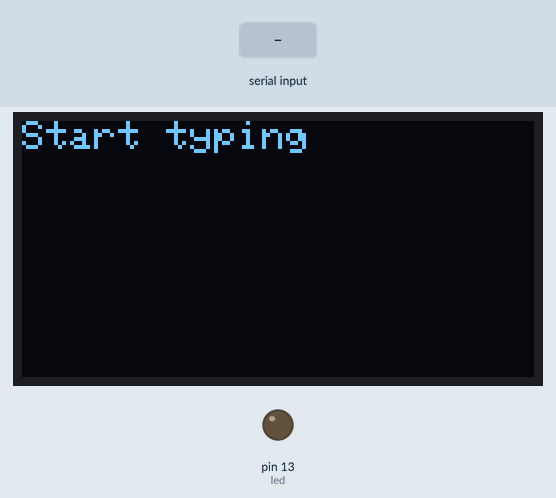
Recording of a sketch running on a simulated Arduino Uno, built with avr-gcc and run on an emulated ATmega328P. Shown: 128×64 one-colour display, output pins drawn as LEDs (lit = HIGH). The test bench sets the inputs (shaded band).

Above: at 1.2 s.
1.3 s: "1" received over Serial
At 3.3 s:
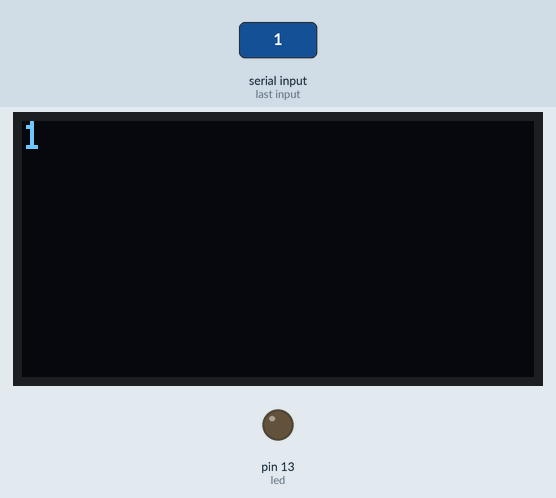
4.3 s: "0" received over Serial
At 5.7 s:
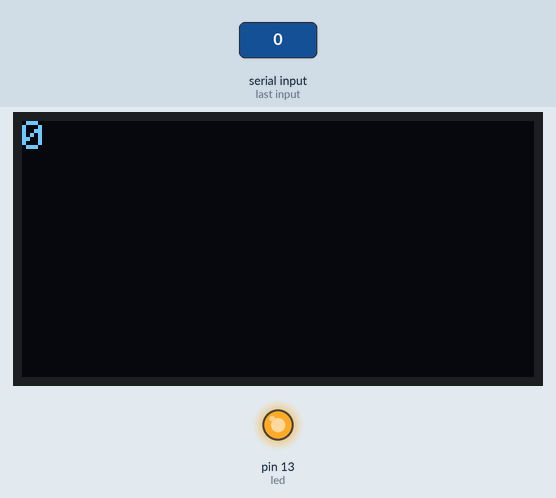
6.8 s: "2" received over Serial
At 8.7 s:
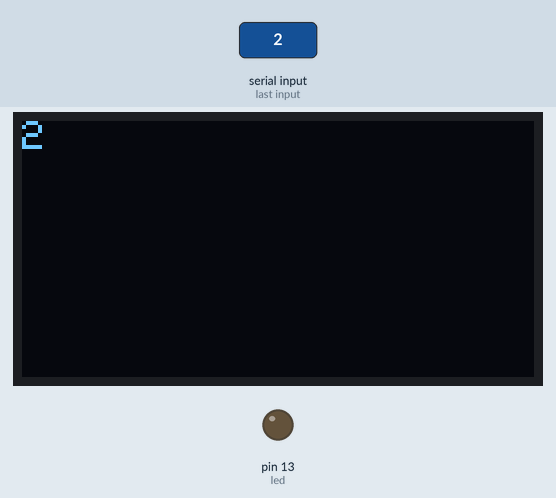
Timing chart, 0 to 10.2 s (numbered marks = the images above; inputs shaded):
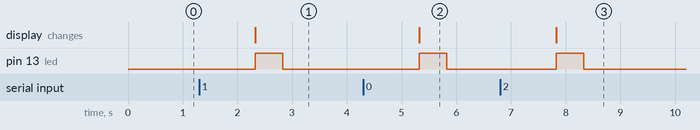

Measured:
- after the input at 1.3 s, pin 13 (led): LOW → HIGH after 1.0 s, → LOW 0.50 s later; the display: changes after 1.0 s (image 1)
- after the input at 4.3 s, pin 13 (led): LOW → HIGH after 1.0 s, → LOW 0.50 s later; the display: changes after 1.0 s (image 2)
- after the input at 6.8 s, pin 13 (led): LOW → HIGH after 1.0 s, → LOW 0.50 s later; the display: changes after 1.0 s (image 3)

The sketch:

Serial_reader.ino
```cpp
#include <Adafruit_SSD1306.h>

//=====Variables=====
int led = 13;

// Declaration for an SSD1306 display connected to I2C (SDA, SCL pins)
#define OLED_RESET     4 // Reset pin # (or -1 if sharing Arduino reset pin)
#define SCREEN_WIDTH 128 // OLED display width, in pixels
#define SCREEN_HEIGHT 64 // OLED display height, in pixels
Adafruit_SSD1306 display(SCREEN_WIDTH, SCREEN_HEIGHT, &Wire, OLED_RESET);

//=====Functions=====
void setup() {
  pinMode(led, OUTPUT);
  Serial.println("Program started");
  Serial.begin(9600);

  //Display setup
  display.begin(SSD1306_SWITCHCAPVCC, 0x3C);  // initialize with the I2C addr 0x3C (for the 128x32)  // init done
  display.clearDisplay();  // text display tests
  display.setTextSize(1.5);
  display.setTextColor(WHITE);
  display.setCursor(0,0);
  display.println("Start typing");
  display.display();
  display.clearDisplay();
}

void loop() {
  // send data only when you receive data:
  //println (Serial.read);

  if (Serial.available() > 0) {
    //  read the incoming byte:
    display.setCursor(0,0);
    display.println(Serial.readString());
    display.display();
    display.clearDisplay();

    digitalWrite(led, HIGH);   // turn the LED on (HIGH is the voltage level)
    delay (500);
    digitalWrite(led, LOW);   // turn the LED on (HIGH is the voltage level)
  }
}
```
